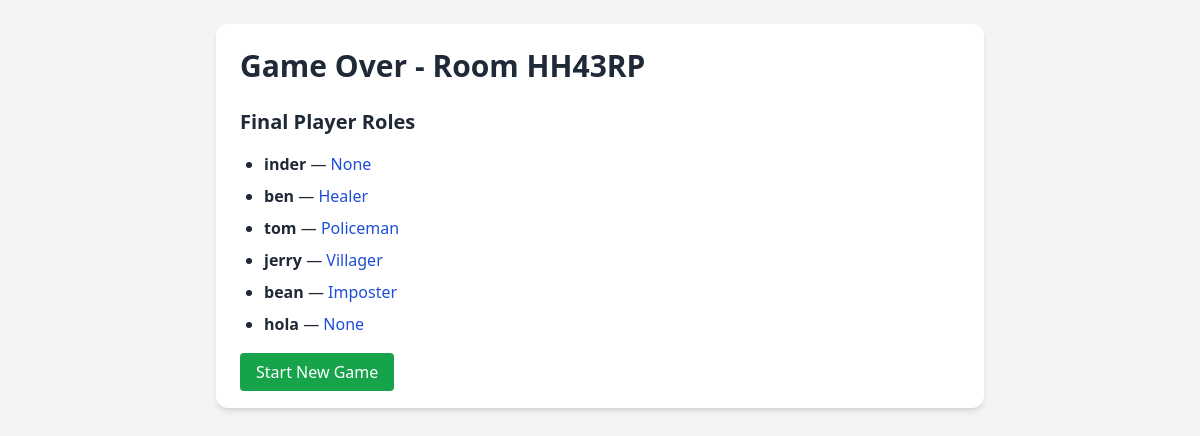
The app's page /game-over/HH43RP/ with its own data.
### core/models.py (models this page shows, shortened)
class GameRoom(models.Model):
    code = models.CharField(max_length=8, unique=True, default=generate_room_code)
    host_name = models.CharField(max_length=200)
    config = models.JSONField(default=dict)
    started = models.BooleanField(default=False)
    ended = models.BooleanField(default=False)

class Player(models.Model):
    name = models.CharField(max_length=200)
    room = models.ForeignKey(GameRoom, related_name='players', on_delete=models.CASCADE)
    role = models.CharField(max_length=20, choices= roles, blank=True, null=True)
    is_alive = models.BooleanField(default=True)
    is_host = models.BooleanField(default=False)

### core/views.py (the view)
# urls.py: path('game-over/<str:room_code>/', views.game_over_page, name='game_over_page'),
def game_over_page(request, room_code):
    room = get_object_or_404(GameRoom, code=room_code)
    players = room.players.all()
    return render(request, 'core/game_over.html', {
        'room': room,
        'players': players,
    })

### core/templates/core/game_over.html (shortened to what this page needs)
<!DOCTYPE html>
<html lang="en">
<head>
    <script src="https://cdn.tailwindcss.com"></script>
</head>
<body class="bg-gray-100 text-gray-800 p-6">
    <div class="max-w-3xl mx-auto bg-white shadow-md rounded-xl p-6">
        <h1 class="text-3xl font-bold mb-6">Game Over - Room {{ room.code }}</h1>
        <h2 class="text-xl font-semibold mb-4">Final Player Roles</h2>
        <ul class="list-disc pl-6 space-y-2">
            {% for p in players %}
                <li>
                    <strong>{{ p.name }}</strong> — <span class="text-blue-700">{{ p.role }}</span>
                </li>
            {% endfor %}
        </ul>
        <div class="mt-6">
            <a href="{% url 'create_room' %}" class="bg-green-600 hover:bg-green-700 text-white px-4 py-2 rounded">
                Start New Game
            </a>
        </div>
    </div>
</body>
</html>

### records on screen
GameRoom: code "HH43RP"
Player: name "inder", role "None"
Player: name "ben", role "Healer"
Player: name "tom", role "Policeman"
Player: name "jerry", role "Villager"
Player: name "bean", role "Imposter"
Player: name "hola", role "None"
